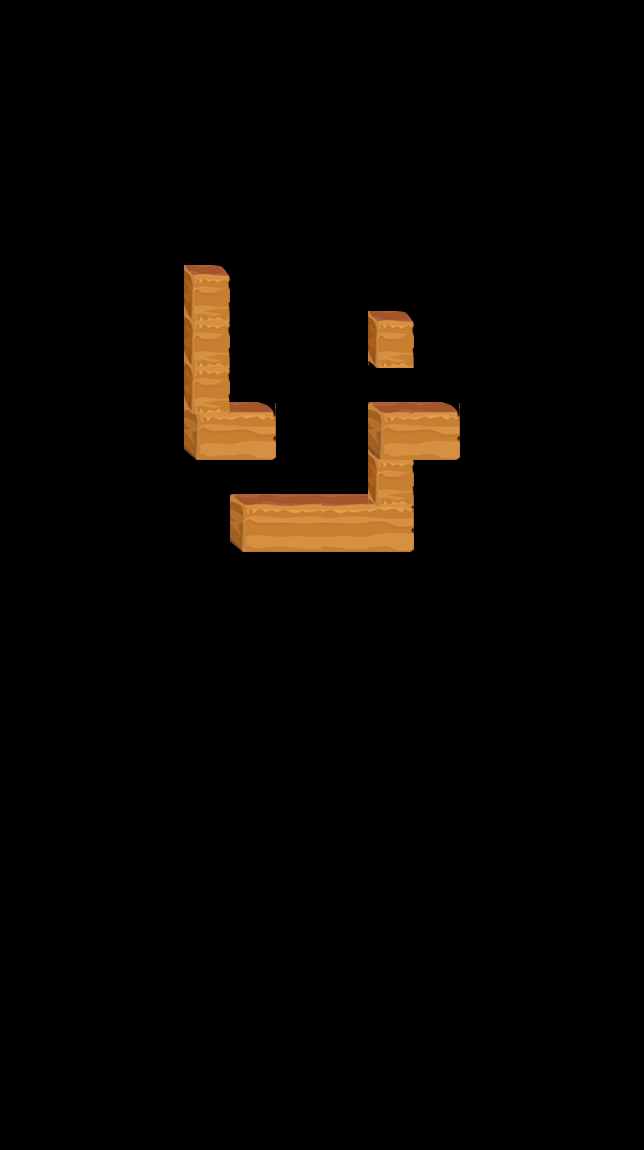

This is a level from a 2D game, rendered from its Tiled map with the project's own tilesets. A one-line summary and the map file follow, with tile-layer data summarised:
An orthogonal 14x25 tile map with 46x46 px tiles, 6 tile layers (layer1, layer2, layer3, layer4, ...) and 15 objects (startPos1, startPos2, startPos3, trap, apple, ...).

<map version="1.0" orientation="orthogonal" renderorder="right-down" width="14" height="25" tilewidth="46" tileheight="46">
 <tileset firstgid="1" name="road" tilewidth="46" tileheight="58">
  <image source="road.png" width="184" height="58" />
 </tileset>
 <layer name="layer1" width="14" height="25">
  <data>[350 cells, 4 non-empty, 3 distinct tile ids]</data>
 </layer>
 <layer name="layer2" width="14" height="25">
  <data>[350 cells, 1 non-empty, 1 distinct tile ids]</data>
 </layer>
 <layer name="layer3" width="14" height="25">
  <data>[350 cells, 4 non-empty, 2 distinct tile ids]</data>
 </layer>
 <layer name="layer4" width="14" height="25">
  <data>[350 cells, 1 non-empty, 1 distinct tile ids]</data>
 </layer>
 <layer name="layer5" width="14" height="25">
  <data>[350 cells, 2 non-empty, 1 distinct tile ids]</data>
 </layer>
 <layer name="layer6" width="14" height="25">
  <data>[350 cells, 1 non-empty, 1 distinct tile ids]</data>
 </layer>
 <objectgroup name="objLayer">
  <object name="startPos1" x="253" y="483.333" />
  <object name="startPos2" x="206.667" y="484.333" />
  <object name="startPos3" x="206" y="529" />
  <object name="trap" x="345" y="483">
   <properties>
    <property name="dir" value="up" />
   </properties>
  </object>
  <object name="apple" x="343.333" y="344.667" />
  <object name="exit" x="436" y="392.333" />
 </objectgroup>
 <objectgroup name="tipsLayer">
  <object name="1" x="294" y="484.667">
   <properties>
    <property name="dir" value="right" />
   </properties>
   <ellipse />
  </object>
  <object name="2" x="294" y="435.333">
   <properties>
    <property name="dir" value="up" />
   </properties>
   <ellipse />
  </object>
  <object name="3" x="300.667" y="388.667">
   <properties>
    <property name="dir" value="up" />
   </properties>
   <ellipse />
  </object>
  <object name="4" x="251.333" y="396.667">
   <properties>
    <property name="dir" value="left" />
   </properties>
   <ellipse />
  </object>
  <object name="5" x="255.333" y="347.333">
   <properties>
    <property name="dir" value="up" />
   </properties>
   <ellipse />
  </object>
  <object name="6" x="295.333" y="346">
   <properties>
    <property name="dir" value="right" />
   </properties>
   <ellipse />
  </object>
  <object name="7" x="303.333" y="296.667">
   <properties>
    <property name="dir" value="up" />
   </properties>
   <ellipse />
  </object>
  <object name="8" x="344.667" y="343.333">
   <properties>
    <property name="dir" value="right" />
   </properties>
   <ellipse />
  </object>
  <object name="9" x="346" y="302">
   <properties>
    <property name="dir" value="up" />
   </properties>
   <ellipse />
  </object>
 </objectgroup>
</map>
